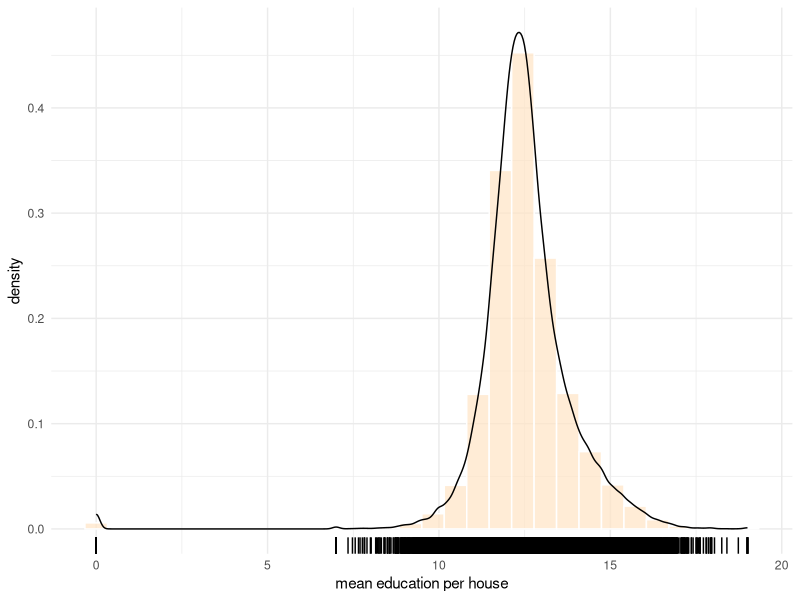

This chart was generated by the following R code: (Note: this script raises an error after producing the figure.)
# Importing Packages
library(tidyverse)
library(ggplot2)

# Importing data
data <- read_delim("DAY - 4/Data/zipIncome.csv", delim = ',')
data

# Density Plot
v <- data %>% select(MeanEducation,MeanHouseholdIncome) #pick the variable 
summary(v)
ggplot(data = v, mapping = aes(x=MeanEducation)) + 
  geom_histogram(aes(y=..density..),fill="bisque",color="white",alpha=0.7) + 
  geom_density() +
  geom_rug() +
  labs(x='mean education per house') +
  theme_minimal()


#The summary shows the range[0,19]. The median education level per house is 12.43, 
#but very close to the mean. The frequency chart with a density curve shows a bell-shaped
#distribution with a dense area between 10 and 16

#Although density curve is informative, it can be too technical for users to read.
#Better way is binning values into discrete categories and plotting the count of each bin in bars.


#Defining breaks and cut a vector into bins
# set up cut-off values 
breaks <- c(0,2,4,6,8,10,12,14,16,18,20)
# specify interval/bin labels
tags <- c("[0-2)","[2-4)", "[4-6)", "[6-8)", "[8-10)", "[10-12)","[12-14)", "[14-16)","[16-18)", "[18-20)")
# bucketing values into bins
group_tags <- cut(v$MeanEducation, 
                  breaks=breaks, 
                  include.lowest=TRUE, 
                  right=FALSE, 
                  labels=tags)
summary(group_tags)
#group_tags is now a factor which maps each original education value into one of the eleven bins.
#Each value in bins indicates the interval a value falls into.
#The summary of group_tags lists the count in each bin

#cut by default outputs an unordered factor. To get an ordered factor rebuild the factor from 
#group_tags.

education_groups <- factor(group_tags,levels = labels,ordered = TRUE)
# inspect bins


# Hist Plot
ggplot(data = as_tibble(group_tags), mapping = aes(x=value)) + 
  geom_bar(fill="bisque",color="white",alpha=0.7) + 
  stat_count(geom="text", aes(label=sprintf("%.4f",..count../length(group_tags))), vjust=-0.5) +
  labs(x='mean education per house') +
  theme_minimal() 

#Define bucket intervals and give names. The new column tag from case_when is a character vector.
tags <- c("[0-2)","[2-4)", "[4-6)", "[6-8)", "[8-10)", "[10-12)","[12-14)", "[14-16)","[16-18)", "[18-20)")

v <- data %>% select(MeanEducation,MeanHouseholdIncome) #pick the variable

# Grouping
vgroup <- as_tibble(v) %>% 
  mutate(tag = case_when(
    MeanEducation < 2 ~ tags[1],
    MeanEducation >= 2 & MeanEducation < 4 ~ tags[2],
    MeanEducation >= 4 & MeanEducation < 6 ~ tags[3],
    MeanEducation >= 6 & MeanEducation < 8 ~ tags[4],
    MeanEducation >= 8 & MeanEducation < 10 ~ tags[5],
    MeanEducation >= 10 & MeanEducation < 12 ~ tags[6],
    MeanEducation >= 12 & MeanEducation < 14 ~ tags[7],
    MeanEducation >= 14 & MeanEducation < 16 ~ tags[8],
    MeanEducation >= 16 & MeanEducation < 18 ~ tags[9],
    MeanEducation >= 18 & MeanEducation < 20 ~ tags[10]
  ))

summary(vgroup)


#To make it a factor
vgroup$tag <- factor(vgroup$tag,
                     levels = tags,
                     ordered = FALSE)

summary(vgroup$tag)

# Box Plot
ggplot(data = vgroup, mapping = aes(x=tag,y=log10(MeanHouseholdIncome))) + 
  geom_jitter(aes(color='blue'),alpha=0.2) +
  geom_boxplot(fill="bisque",color="black",alpha=0.3) + 
  labs(x='mean education per house') +
  guides(color=FALSE) +
  theme_minimal() 

